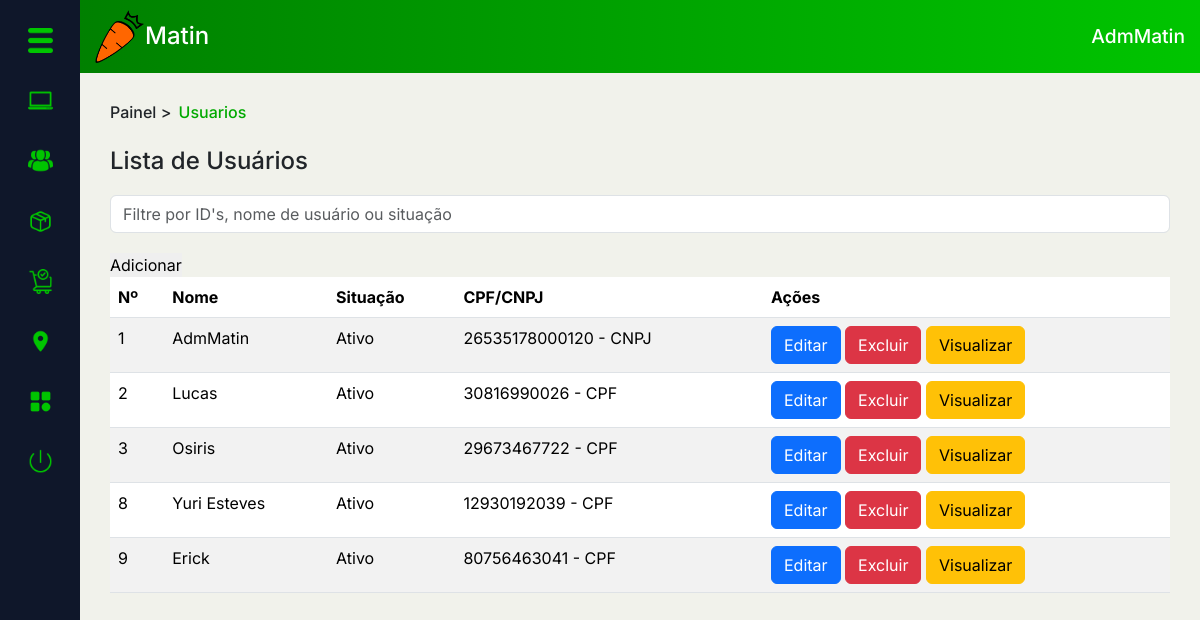
Page /PAGES/dashboard.php?page=usu_list (signed in) on the earlier database version.
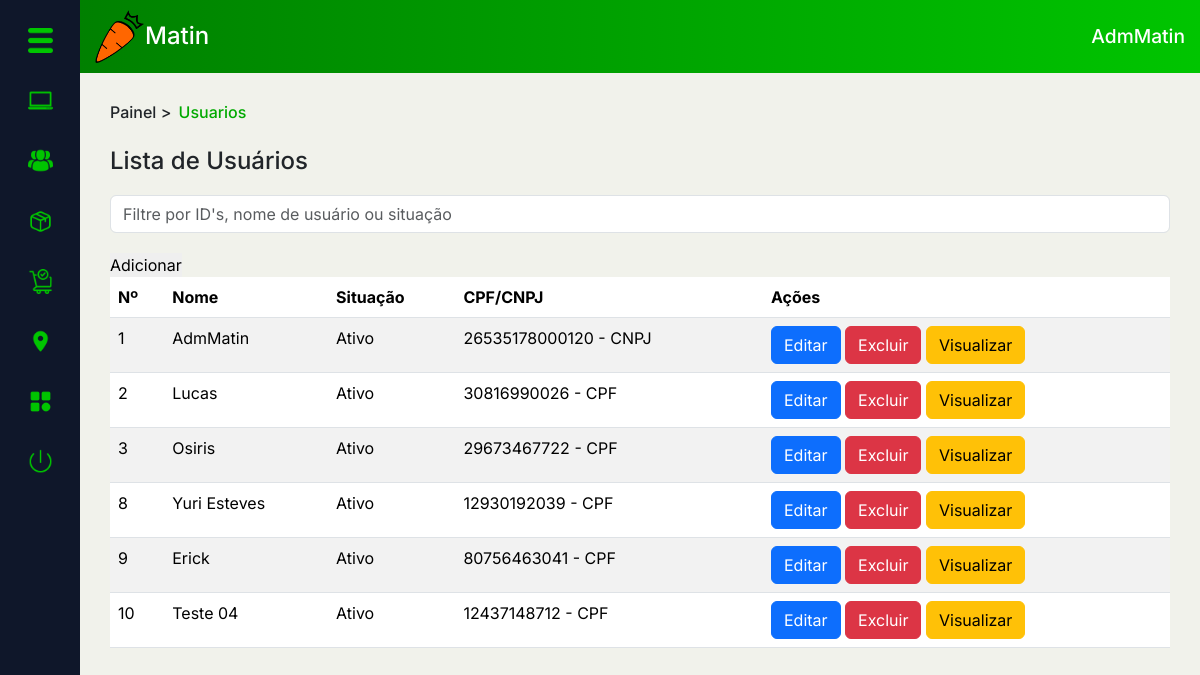
Same page on the later database version.
### tables this page shows
CREATE TABLE `usuario` (
  `idUsu` int(11) NOT NULL,
  `nome_usu` varchar(50) NOT NULL,
  `ativo` enum('0','1') NOT NULL DEFAULT '1',
  `data_criacao` date NOT NULL,
  `email_usu` varchar(100) NOT NULL,
  `senha_usu` varchar(45) NOT NULL,
  `tel_usu` varchar(45) NOT NULL,
  `fotos_usu` varchar(45) NOT NULL DEFAULT 'sem_foto.png',
  `premium` enum('0','1') NOT NULL,
  `NR` varchar(45) NOT NULL,
  `comp` varchar(45) NOT NULL,
  `TCIR` enum('CPF','CNPJ') NOT NULL,
  `NRCIR` varchar(45) NOT NULL,
  `nvl_usu` enum('A','F','C') NOT NULL DEFAULT 'C',
  `Local_CEP` int(11) NOT NULL,
  `tipoLocal` enum('casa','trabalho') NOT NULL,
  `infoAddLocal` varchar(100) NOT NULL,
  `qnt_vendas_usuario` int(11) NOT NULL DEFAULT 0,
  `visto_por_ultimo` datetime DEFAULT NULL,
  `usu_online` tinyint(1) DEFAULT 0
);

### MODEL/autenticacao.php (called while the page is built, shortened)
<?php
function pegarIDUsuario(){
    return $_SESSION['idUsu'];
}
?>

### PAGES/DASHBOARD/usu_list.php (the view, shortened to what this page needs)
<div class="conteudo" id="conteudo2">
    <div class="top-cont">
        <div class="local">
            <h6><a href="../DASHBOARD/adminDash.php">Painel</a> > <mark>Usuarios</mark></h6>
        </div>
    </div>
    <div class="main-cont">
        <div class="main-tit">
            <h4>Lista de Usuários</h4>
        </div>
        <div class="pesq">
            <div class="input-group flex-nowrap search-bar">
                <input type="search" class="form-control" placeholder="Filtre por ID's, nome de usuário ou situação" aria-label="Search" aria-describedby="addon-wrapping">
            </div>
            <a href="?page=add_usu&NdPAdd=1"><button class="btnAdd" type="button">Adicionar</button></a>
        </div>
        <table class="table table-striped">
            <thead>
                <tr>
                    <th scope="col">Nº</th>
                    <th scope="col">Nome</th>
                    <th scope="col">Situação</th>
                    <th scope="col">CPF/CNPJ</th>
                    <th scope="col">Ações</th>
                </tr>
            </thead>
            <tbody>
                <?php
                $selectQ = "SELECT * FROM usuario ORDER BY idUsu";
                $selectP = $cx->prepare($selectQ);
                $selectP->setFetchMode(PDO::FETCH_ASSOC);
                $selectP->execute();
                $total = $selectP->rowCount();
                if ($total == 0) {
                    echo "<p class='txtVermelho'>Não há registros no momento...</p>";
                } else {
                    while ($dados = $selectP->fetch()) {
                        echo "<tr>";
                        echo "<td scope='row'>{$dados['idUsu']}</td>";
                        echo "<td>{$dados['nome_usu']}</td>";
                        if ($dados['ativo'] == 1) {
                            echo "<td class='txtVerde'>Ativo</td>";
                        } else {
                            echo "<td class='txtVermelho'>Bloqueado</td>";
                        }
                        echo "<td>{$dados['NRCIR']} - {$dados['TCIR']}</td>";
                        echo "<td><a href='#'><button type='button' class='btn btn-primary'>Editar</button></a> <a href='#'><button type='button' class='btn btn-danger'>Excluir</button></a> <a href='#'><button type='button' class='btn btn-warning'>Visualizar</button></a></td>";
                        echo "</tr>";
                    }
                }
                ?>
            </tbody>
        </table>
    </div>
</div>

### PAGES/DASHBOARD/headerDash.php (shortened to what this page needs)
<?php
if (isset($idUsu)) {
    $selectQ = "SELECT * FROM usuario WHERE idUsu = $idUsu";
    $selectP = $cx->prepare($selectQ);
    $selectP->execute();
    $dados = $selectP->fetch(PDO::FETCH_ASSOC);
}
?>
<nav class="d-flex justify-content-between align-items-center header">
    <a href="../index.php">
        <div class="logo">
            <figure>
                <img src="../IMAGES/matin-logo-png.png" alt="Matin">
            </figure>
            <h1>Matin</h1>
        </div>
    </a>
    <div class="usuario">
        <h1><?php echo $dados['nome_usu'] ?></h1>
    </div>
</nav>

Differences in the rows shown:
added usuario: idUsu "10", nome_usu "Teste 04", ativo "Ativo", NRCIR "12437148712", TCIR "CPF"
